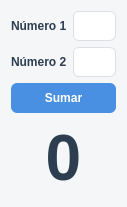
<?xml version="1.0" encoding="UTF-8"?>
<ui version="4.0">
 <class>Dialog</class>
 <widget class="QDialog" name="Dialog">
  <property name="geometry">
   <rect>
    <x>0</x>
    <y>0</y>
    <width>127</width>
    <height>207</height>
   </rect>
  </property>
  <property name="windowTitle">
   <string>Calculadora</string>
  </property>
  <property name="styleSheet">
   <string notr="true">/* Fondo general del diálogo */
QDialog {
    background-color: #f4f6f8;
    font-family: &quot;Segoe UI&quot;;
    font-size: 10pt;
}

/* Etiquetas */
QLabel {
    color: #2c3e50;
    font-weight: 500;
}

QLabel#label_resultado {
    color: #2c3e50;
	font-size: 48pt;
    font-weight: 500;
}

/* Campos de texto */
QLineEdit {
    background-color: #ffffff;
    border: 1px solid #dcdfe3;
    border-radius: 6px;
    padding: 6px 8px;
    selection-background-color: #4a90e2;
    selection-color: white;
}

QLineEdit:focus {
    border: 1px solid #4a90e2;
}

/* Botones */
QPushButton {
    background-color: #4a90e2;
    color: white;
    border: none;
    border-radius: 6px;
    padding: 8px 14px;
    font-weight: 500;
}

QPushButton:hover {
    background-color: #3b7dc4;
}

QPushButton:pressed {
    background-color: #2f5f94;
}

QPushButton:disabled {
    background-color: #cfd6dd;
    color: #7a8a99;
}</string>
  </property>
  <layout class="QHBoxLayout" name="horizontalLayout">
   <item>
    <layout class="QVBoxLayout" name="verticalLayout">
     <item>
      <layout class="QGridLayout" name="gridLayout">
       <item row="0" column="0">
        <widget class="QLabel" name="label">
         <property name="text">
          <string>Número 1</string>
         </property>
        </widget>
       </item>
       <item row="0" column="1">
        <widget class="QLineEdit" name="edit_numero1"/>
       </item>
       <item row="1" column="0">
        <widget class="QLabel" name="label_2">
         <property name="text">
          <string>Número 2</string>
         </property>
        </widget>
       </item>
       <item row="1" column="1">
        <widget class="QLineEdit" name="edit_numero2"/>
       </item>
      </layout>
     </item>
     <item>
      <widget class="QPushButton" name="boton_sumar">
       <property name="text">
        <string>Sumar</string>
       </property>
      </widget>
     </item>
     <item>
      <widget class="QLabel" name="label_resultado">
       <property name="font">
        <font>
         <pointsize>48</pointsize>
         <weight>62</weight>
         <bold>true</bold>
        </font>
       </property>
       <property name="text">
        <string>0</string>
       </property>
       <property name="alignment">
        <set>Qt::AlignCenter</set>
       </property>
      </widget>
     </item>
    </layout>
   </item>
  </layout>
 </widget>
 <resources/>
 <connections/>
</ui>
